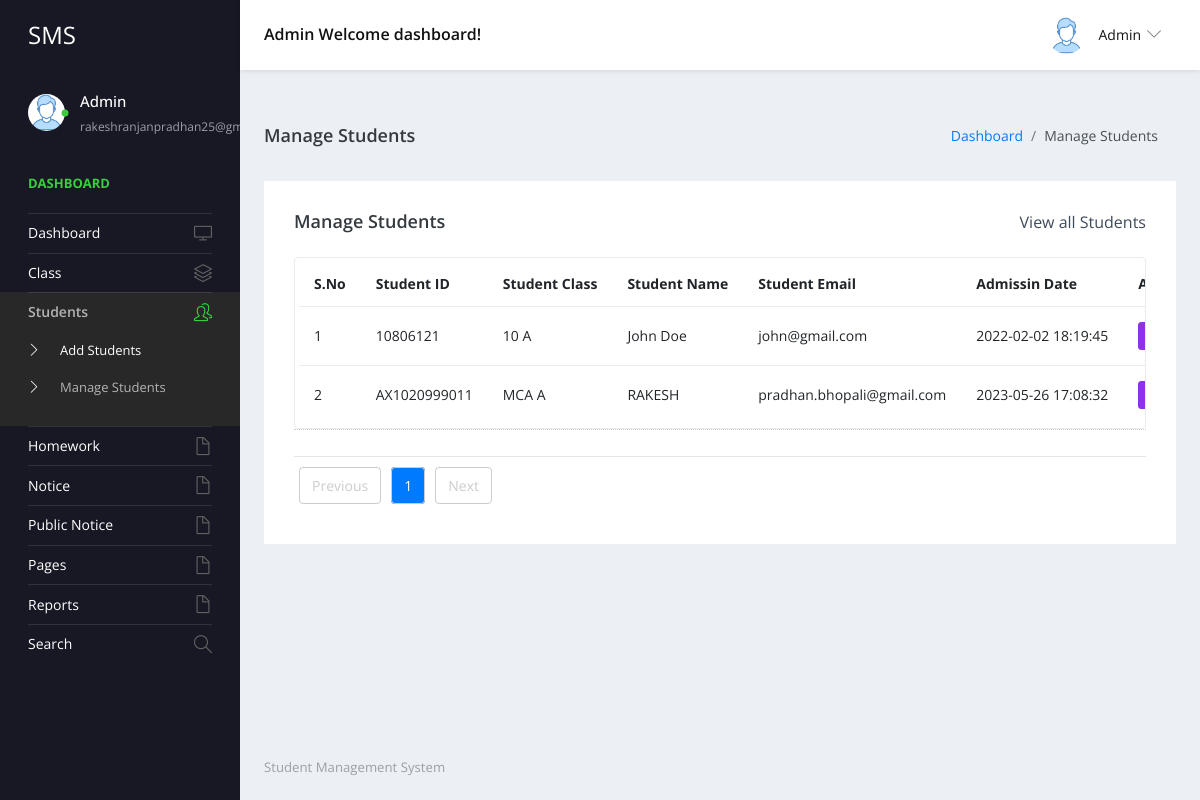
/studentms/admin/manage-students.php (signed in), run on the app's committed database.
### tables this page shows
CREATE TABLE `tblstudent` (
  `ID` int(10) NOT NULL,
  `StudentName` varchar(200) DEFAULT NULL,
  `StudentEmail` varchar(200) DEFAULT NULL,
  `StudentClass` varchar(100) DEFAULT NULL,
  `Gender` varchar(50) DEFAULT NULL,
  `DOB` date DEFAULT NULL,
  `StuID` varchar(200) DEFAULT NULL,
  `FatherName` mediumtext DEFAULT NULL,
  `MotherName` mediumtext DEFAULT NULL,
  `ContactNumber` bigint(10) DEFAULT NULL,
  `AltenateNumber` bigint(10) DEFAULT NULL,
  `Address` mediumtext DEFAULT NULL,
  `UserName` varchar(200) DEFAULT NULL,
  `Password` varchar(200) DEFAULT NULL,
  `Image` varchar(200) DEFAULT NULL,
  `DateofAdmission` timestamp NULL DEFAULT current_timestamp()
);

CREATE TABLE `tblclass` (
  `ID` int(5) NOT NULL,
  `ClassName` varchar(50) DEFAULT NULL,
  `Section` varchar(20) DEFAULT NULL,
  `CreationDate` timestamp NULL DEFAULT current_timestamp()
);

### studentms/admin/manage-students.php (the view, shortened to what this page needs)
<?php
include('includes/dbconnection.php');
if (strlen($_SESSION['sturecmsaid']==0)) {
  header('location:logout.php');
  } else{
?>
<!DOCTYPE html>
<html lang="en">
  <head>
    <link rel="stylesheet" href="vendors/simple-line-icons/css/simple-line-icons.css">
    <link rel="stylesheet" href="vendors/flag-icon-css/css/flag-icon.min.css">
    <link rel="stylesheet" href="vendors/css/vendor.bundle.base.css">
    <link rel="stylesheet" href="./vendors/daterangepicker/daterangepicker.css">
    <link rel="stylesheet" href="./vendors/chartist/chartist.min.css">
    <link rel="stylesheet" href="./css/style.css">
  </head>
  <body>
    <div class="container-scroller">
     <?php include_once('includes/header.php');?>
      <div class="container-fluid page-body-wrapper">
        <?php include_once('includes/sidebar.php');?>
        <div class="main-panel">
          <div class="content-wrapper">
             <div class="page-header">
              <h3 class="page-title"> Manage Students </h3>
              <nav aria-label="breadcrumb">
                <ol class="breadcrumb">
                  <li class="breadcrumb-item"><a href="dashboard.php">Dashboard</a></li>
                  <li class="breadcrumb-item active" aria-current="page"> Manage Students</li>
                </ol>
              </nav>
            </div>
            <div class="row">
              <div class="col-md-12 grid-margin stretch-card">
                <div class="card">
                  <div class="card-body">
                    <div class="d-sm-flex align-items-center mb-4">
                      <h4 class="card-title mb-sm-0">Manage Students</h4>
                      <a href="#" class="text-dark ml-auto mb-3 mb-sm-0"> View all Students</a>
                    </div>
                    <div class="table-responsive border rounded p-1">
                      <table class="table">
                        <thead>
                          <tr>
                            <th class="font-weight-bold">S.No</th>
                            <th class="font-weight-bold">Student ID</th>
                            <th class="font-weight-bold">Student Class</th>
                            <th class="font-weight-bold">Student Name</th>
                            <th class="font-weight-bold">Student Email</th>
                            <th class="font-weight-bold">Admissin Date</th>
                            <th class="font-weight-bold">Action</th>
                          </tr>
                        </thead>
                        <tbody>
                           <?php
 if (isset($_GET['page_no']) && $_GET['page_no']!="") {
  $page_no = $_GET['page_no'];
  } else {
    $page_no = 1;
        }
  $total_records_per_page = 10;
    $offset = ($page_no-1) * $total_records_per_page;
  $previous_page = $page_no - 1;
  $next_page = $page_no + 1;
        $ret = "SELECT ID FROM tblstudent";
$query1 = $dbh -> prepare($ret);
$query1->execute();
$total_records=$query1->rowCount();
  $total_no_of_pages = ceil($total_records / $total_records_per_page);
$sql="SELECT tblstudent.StuID,tblstudent.ID as sid,tblstudent.StudentName,tblstudent.StudentEmail,tblstudent.DateofAdmission,tblclass.ClassName,tblclass.Section from tblstudent join tblclass on tblclass.ID=tblstudent.StudentClass LIMIT $offset, $total_records_per_page";
$query = $dbh -> prepare($sql);
$query->execute();
$results=$query->fetchAll(PDO::FETCH_OBJ);
$cnt=1;
if($query->rowCount() > 0)
{
foreach($results as $row)
{               ?>
                          <tr>
                            <td><?php echo htmlentities($cnt);?></td>
                            <td><?php  echo htmlentities($row->StuID);?></td>
                            <td><?php  echo htmlentities($row->ClassName);?> <?php  echo htmlentities($row->Section);?></td>
                            <td><?php  echo htmlentities($row->StudentName);?></td>
                            <td><?php  echo htmlentities($row->StudentEmail);?></td>
                            <td><?php  echo htmlentities($row->DateofAdmission);?></td>
                            <td>
                              <div><a href="edit-student-detail.php?editid=<?php echo htmlentities ($row->sid);?>" class="btn btn-info btn-xs"  target="blank">Edit</a>
                                                 <a href="manage-students.php?delid=<?php echo ($row->sid);?>" onclick="return confirm('Do you really want to Delete ?');" class="btn btn-danger btn-xs"> Delete</a></div>
                            </td>
                          </tr><?php $cnt=$cnt+1;}} ?>
                        </tbody>
                      </table>
                    </div>
                    <div align="left">
                      <div style='padding: 10px 20px 0px; border-top: dotted 1px #CCC;'>
</div>
<hr />
<ul class="pagination">
<li <?php if($page_no <= 1){ echo "class='disabled'"; } ?>>
<a <?php if($page_no > 1){ echo "href='?page_no=$previous_page'"; } ?>>Previous</a>
</li>
<?php
if ($total_no_of_pages <= 10){
for ($counter = 1; $counter <= $total_no_of_pages; $counter++){
if ($counter == $page_no) {
echo "<li class='active'><a>$counter</a></li>";
}else{
echo "<li><a href='?page_no=$counter'>$counter</a></li>";
}
}
}
?>
<li <?php if($page_no >= $total_no_of_pages){ echo "class='disabled'"; } ?>>
<a <?php if($page_no < $total_no_of_pages) { echo "href='?page_no=$next_page'"; } ?>>Next</a>
</li>
</ul>
</div>
                  </div>
                </div>
              </div>
            </div>
          </div>
         <?php include_once('includes/footer.php');?>
        </div>
      </div>
    </div>
  </body>
</html><?php }  ?>

### studentms/admin/includes/header.php (shortened to what this page needs)
 <nav class="navbar default-layout-navbar col-lg-12 col-12 p-0 fixed-top d-flex flex-row">
        <div class="navbar-brand-wrapper d-flex align-items-center">
          <a class="navbar-brand brand-logo" href="dashboard.php">
            <strong style="color: white;">SMS</strong>
          </a>
        </div><?php
         $aid= $_SESSION['sturecmsaid'];
$sql="SELECT * from tbladmin where ID=:aid";
$query = $dbh -> prepare($sql);
$query->bindParam(':aid',$aid,PDO::PARAM_STR);
$query->execute();
$results=$query->fetchAll(PDO::FETCH_OBJ);
$cnt=1;
if($query->rowCount() > 0)
{
foreach($results as $row)
{               ?>
        <div class="navbar-menu-wrapper d-flex align-items-center flex-grow-1">
          <h5 class="mb-0 font-weight-medium d-none d-lg-flex"><?php  echo htmlentities($row->AdminName);?> Welcome dashboard!</h5>
          <ul class="navbar-nav navbar-nav-right ml-auto">
            <li class="nav-item dropdown d-none d-xl-inline-flex user-dropdown">
              <a class="nav-link dropdown-toggle" id="UserDropdown" href="#" data-toggle="dropdown" aria-expanded="false">
                <img class="img-xs rounded-circle ml-2" src="images/faces/face8.jpg" alt="Profile image"> <span class="font-weight-normal"> <?php  echo htmlentities($row->AdminName);?> </span></a>
                <?php $cnt=$cnt+1;}} ?>
            </li>
          </ul>
        </div>
      </nav>

### studentms/admin/includes/sidebar.php (shortened to what this page needs)
<nav class="sidebar sidebar-offcanvas" id="sidebar">
          <ul class="nav">
            <li class="nav-item nav-profile">
              <a href="#" class="nav-link">
                <div class="profile-image">
                  <img class="img-xs rounded-circle" src="images/faces/face8.jpg" alt="profile image">
                  <div class="dot-indicator bg-success"></div>
                </div>
                <div class="text-wrapper">
                  <?php
         $aid= $_SESSION['sturecmsaid'];
$sql="SELECT * from tbladmin where ID=:aid";
$query = $dbh -> prepare($sql);
$query->bindParam(':aid',$aid,PDO::PARAM_STR);
$query->execute();
$results=$query->fetchAll(PDO::FETCH_OBJ);
$cnt=1;
if($query->rowCount() > 0)
{
foreach($results as $row)
{               ?>
                  <p class="profile-name"><?php  echo htmlentities($row->AdminName);?></p>
                  <p class="designation"><?php  echo htmlentities($row->Email);?></p><?php $cnt=$cnt+1;}} ?>
                </div>
              </a>
            </li>
            <li class="nav-item nav-category">
              <span class="nav-link">Dashboard</span>
            </li>
            <li class="nav-item">
              <a class="nav-link" href="dashboard.php">
                <span class="menu-title">Dashboard</span>
                <i class="icon-screen-desktop menu-icon"></i>
              </a>
            </li>
            <li class="nav-item">
              <a class="nav-link" data-toggle="collapse" href="#ui-basic" aria-expanded="false" aria-controls="ui-basic">
                <span class="menu-title">Class</span>
                <i class="icon-layers menu-icon"></i>
              </a>
            </li>
            <li class="nav-item">
              <a class="nav-link" data-toggle="collapse" href="#ui-basic1" aria-expanded="false" aria-controls="ui-basic1">
                <span class="menu-title">Students</span>
                <i class="icon-people menu-icon"></i>
              </a>
              <div class="collapse" id="ui-basic1">
                <ul class="nav flex-column sub-menu">
                  <li class="nav-item"> <a class="nav-link" href="add-students.php">Add Students</a></li>
                  <li class="nav-item"> <a class="nav-link" href="manage-students.php">Manage Students</a></li>
                </ul>
              </div>
            </li>
 <li class="nav-item">
              <a class="nav-link" data-toggle="collapse" href="#hw" aria-expanded="false" aria-controls="hw">
                <span class="menu-title">Homework</span>
                <i class="icon-doc menu-icon"></i>
              </a>
            </li>
            <li class="nav-item">
              <a class="nav-link" data-toggle="collapse" href="#auth" aria-expanded="false" aria-controls="auth">
                <span class="menu-title">Notice</span>
                <i class="icon-doc menu-icon"></i>
              </a>
            </li>
            <li class="nav-item">
              <a class="nav-link" data-toggle="collapse" href="#auth1" aria-expanded="false" aria-controls="auth">
                <span class="menu-title">Public Notice</span>
                <i class="icon-doc menu-icon"></i>
              </a>
              <li class="nav-item">
              <a class="nav-link" data-toggle="collapse" href="#auth2" aria-expanded="false" aria-controls="auth">
                <span class="menu-title">Pages</span>
                <i class="icon-doc menu-icon"></i>
              </a>
            </li>
      <li class="nav-item">
              <a class="nav-link" data-toggle="collapse" href="#auth22" aria-expanded="false" aria-controls="auth2">
                <span class="menu-title">Reports</span>
                <i class="icon-doc menu-icon"></i>
              </a>
            </li>
            <li class="nav-item">
              <a class="nav-link" href="search.php">
                <span class="menu-title">Search</span>
                <i class="icon-magnifier menu-icon"></i>
              </a>
            </li>
            </li>
          </ul>
        </nav>

### data on the page
tblstudent: StuID "10806121", tblclass.ClassName "10", tblclass.Section "A", StudentName "John Doe", StudentEmail "john@gmail.com", DateofAdmission "2022-02-02 18:19:45"
tblstudent: StuID "AX1020999011", tblclass.ClassName "MCA", tblclass.Section "A", StudentName "RAKESH", StudentEmail "pradhan.bhopali@gmail.com", DateofAdmission "2023-05-26 17:08:32"

### other printed values
$row->AdminName "Admin"
